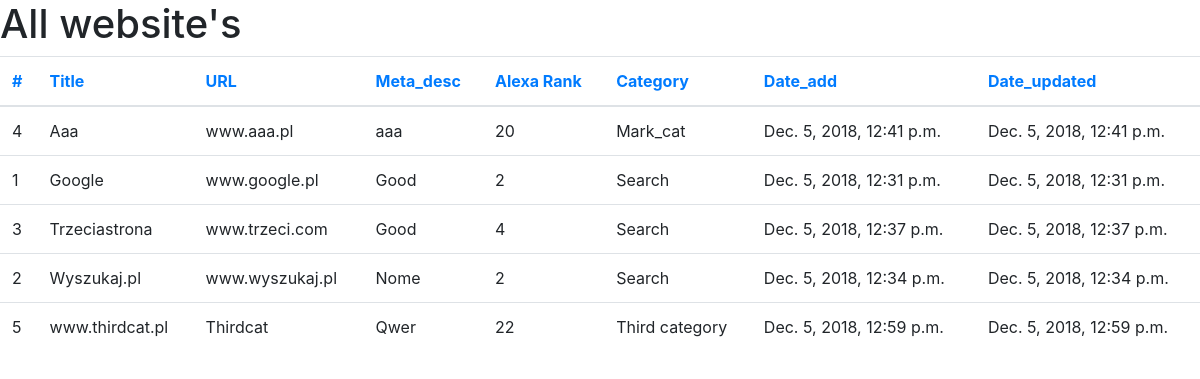
The app's page /websites/?order_by=title with its own data.
### scraper/models.py (models this page shows, shortened)
class Website(models.Model):
    url = models.CharField(max_length=1000)
    title = models.CharField(max_length=1000)
    meta_description = models.CharField(max_length=1000)
    alexa_rank = models.IntegerField()
    category = models.ForeignKey(WebsiteCategory, on_delete=models.CASCADE)
    date_added = models.DateTimeField(auto_now_add=True)
    date_updated = models.DateTimeField(auto_now=True)

class WebsiteCategory(models.Model):
    name = models.CharField(max_length=1000)
    description = models.CharField(max_length=10000)
    date_added = models.DateTimeField(auto_now_add=True)
    date_updated = models.DateTimeField(auto_now=True)
    count = models.IntegerField()
    def __str__(self):
        return self.name

### scraper/views.py (the view)
# urls.py: path("websites/", WebsiteListView.as_view(), name="WebsiteListView"),
class WebsiteListView(ListView):
    template_name = 'scraper/website_list.html'
    context_object_name = "website_list"
    paginate_by = 8
    def get_queryset(self):
        if self.request.GET.get('filter'):
            filter_val = self.request.GET.get('filter')
            order = self.request.GET.get('order_by', 'id')
            new_context = Website.objects.filter(
                category=filter_val,
                ).order_by(order)
            return new_context
        else:
            order = self.request.GET.get('order_by', 'id')
            new_context = Website.objects.all().order_by(order)
            return new_context
    def get_context_data(self, **kwargs):
        context = super(WebsiteListView, self).get_context_data(**kwargs)
        context['filter'] = self.request.GET.get('filter')
        context['order_by'] = self.request.GET.get('order_by', 'id')
        return context

### templates/scraper/website_list.html (shortened to what this page needs)
<!DOCTYPE html>
<html lang="en">
<head>
    <link rel="stylesheet" href="https://stackpath.bootstrapcdn.com/bootstrap/4.1.3/css/bootstrap.min.css"
>
</head>
<body>
{% if website_list %}
    <h1>All website's</h1>
    <table class="table" id="movie">
        <thead>
        <tr>
            <th scope="col"><a href="?order_by=id">#</a></th>
            <th scope="col"><a href="?order_by=title">Title</a></th>
            <th scope="col"><a href="?order_by=url">URL</a></th>
            <th scope="col"><a href="?order_by=meta_description">Meta_desc</a></th>
            <th scope="col"><a href="?order_by=alexa_rank">Alexa Rank</a></th>
            <th scope="col"><a href="?order_by=category">Category</a></th>
            <th scope="col"><a href="?order_by=date_added">Date_add</a></th>
            <th scope="col"><a href="?order_by=date_updated">Date_updated</a></th>
        </tr>
        </thead>
        <tbody>
        {% for website in website_list %}
            <tr>
                <td>{{ website.id }}</td>
                <td>{{ website.title }}</td>
                <td>{{ website.url }}</td>
                <td>{{ website.meta_description }}</td>
                <td>{{ website.alexa_rank }}</td>
                <td>{{ website.category }}</td>
                <td>{{ website.date_added }}</td>
                <td>{{ website.date_updated }}</td>
            </tr>
        {% endfor %}
        </tbody>
    </table>
{% else %}
    <h3>No website found in database!</h3>
{% endif %}
</body>
</html>

### records on screen
Website: id "4", title "Aaa", url "www.aaa.pl", meta_description "aaa", alexa_rank "20", category "Mark_cat", date_added "Dec. 5, 2018, 12:41 p.m.", date_updated "Dec. 5, 2018, 12:41 p.m."
Website: id "1", title "Google", url "www.google.pl", meta_description "Good", alexa_rank "2", category "Search", date_added "Dec. 5, 2018, 12:31 p.m.", date_updated "Dec. 5, 2018, 12:31 p.m."
Website: id "3", title "Trzeciastrona", url "www.trzeci.com", meta_description "Good", alexa_rank "4", category "Search", date_added "Dec. 5, 2018, 12:37 p.m.", date_updated "Dec. 5, 2018, 12:37 p.m."
Website: id "2", title "Wyszukaj.pl", url "www.wyszukaj.pl", meta_description "Nome", alexa_rank "2", category "Search", date_added "Dec. 5, 2018, 12:34 p.m.", date_updated "Dec. 5, 2018, 12:34 p.m."
Website: id "5", title "www.thirdcat.pl", url "Thirdcat", meta_description "Qwer", alexa_rank "22", category "Third category", date_added "Dec. 5, 2018, 12:59 p.m.", date_updated "Dec. 5, 2018, 12:59 p.m."
